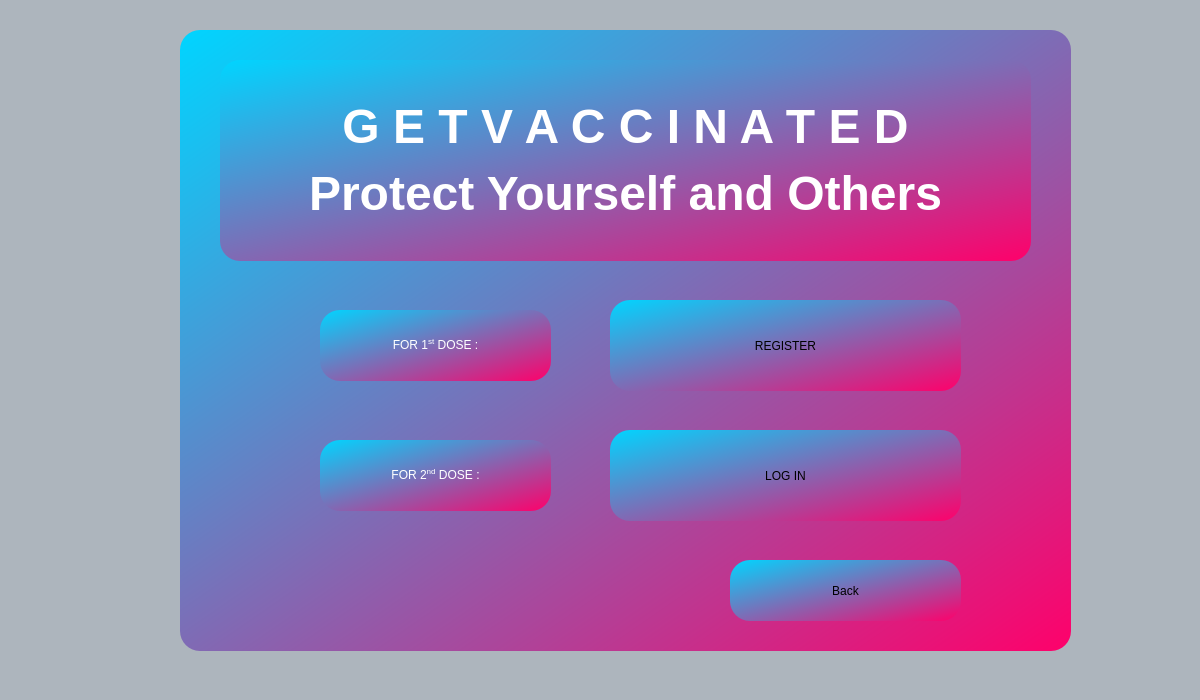
<?xml version="1.0" encoding="UTF-8"?>
<ui version="4.0">
 <class>Vaccine_Login</class>
 <widget class="QDialog" name="Vaccine_Login">
  <property name="geometry">
   <rect>
    <x>0</x>
    <y>0</y>
    <width>1200</width>
    <height>700</height>
   </rect>
  </property>
  <property name="windowTitle">
   <string>Dialog</string>
  </property>
  <property name="styleSheet">
   <string notr="true">background-color: rgb(173, 181, 189);</string>
  </property>
  <widget class="QGroupBox" name="groupBox">
   <property name="geometry">
    <rect>
     <x>180</x>
     <y>30</y>
     <width>891</width>
     <height>621</height>
    </rect>
   </property>
   <property name="styleSheet">
    <string notr="true">background-color: qlineargradient(spread:reflect, x1:0, y1:0, x2:1, y2:1, stop:0 rgba(0, 213, 255, 255), stop:1 rgba(255, 0, 106, 255));
border-radius: 20px;</string>
   </property>
   <property name="title">
    <string/>
   </property>
   <widget class="QLabel" name="label">
    <property name="geometry">
     <rect>
      <x>40</x>
      <y>30</y>
      <width>811</width>
      <height>201</height>
     </rect>
    </property>
    <property name="font">
     <font>
      <pointsize>36</pointsize>
      <italic>false</italic>
      <bold>true</bold>
      <strikeout>false</strikeout>
     </font>
    </property>
    <property name="layoutDirection">
     <enum>Qt::LeftToRight</enum>
    </property>
    <property name="autoFillBackground">
     <bool>false</bool>
    </property>
    <property name="styleSheet">
     <string notr="true">font: 600 36pt &quot;Segoe UI&quot;;
color: rgb(255, 255, 255);

</string>
    </property>
    <property name="text">
     <string>&lt;html&gt;&lt;head/&gt;&lt;body&gt;&lt;p&gt;G E T V A C C I N A T E D&lt;/p&gt;&lt;p&gt;Protect Yourself and Others&lt;/p&gt;&lt;/body&gt;&lt;/html&gt;</string>
    </property>
    <property name="alignment">
     <set>Qt::AlignCenter</set>
    </property>
   </widget>
   <widget class="QPushButton" name="pushButton_login">
    <property name="geometry">
     <rect>
      <x>430</x>
      <y>400</y>
      <width>351</width>
      <height>91</height>
     </rect>
    </property>
    <property name="cursor">
     <cursorShape>PointingHandCursor</cursorShape>
    </property>
    <property name="mouseTracking">
     <bool>false</bool>
    </property>
    <property name="styleSheet">
     <string notr="true"/>
    </property>
    <property name="text">
     <string>LOG IN</string>
    </property>
   </widget>
   <widget class="QPushButton" name="pushButton_register">
    <property name="geometry">
     <rect>
      <x>430</x>
      <y>270</y>
      <width>351</width>
      <height>91</height>
     </rect>
    </property>
    <property name="cursor">
     <cursorShape>PointingHandCursor</cursorShape>
    </property>
    <property name="mouseTracking">
     <bool>false</bool>
    </property>
    <property name="styleSheet">
     <string notr="true"/>
    </property>
    <property name="text">
     <string>REGISTER</string>
    </property>
   </widget>
   <widget class="QPushButton" name="pushButton_back">
    <property name="geometry">
     <rect>
      <x>550</x>
      <y>530</y>
      <width>231</width>
      <height>61</height>
     </rect>
    </property>
    <property name="cursor">
     <cursorShape>PointingHandCursor</cursorShape>
    </property>
    <property name="mouseTracking">
     <bool>false</bool>
    </property>
    <property name="styleSheet">
     <string notr="true"/>
    </property>
    <property name="text">
     <string>Back</string>
    </property>
   </widget>
   <widget class="QLabel" name="label_2">
    <property name="geometry">
     <rect>
      <x>140</x>
      <y>280</y>
      <width>231</width>
      <height>71</height>
     </rect>
    </property>
    <property name="styleSheet">
     <string notr="true">font: 26pt &quot;Segoe UI&quot;;
color: rgb(255, 255, 255);</string>
    </property>
    <property name="text">
     <string>&lt;html&gt;&lt;head/&gt;&lt;body&gt;&lt;p&gt;FOR 1&lt;span style=&quot; vertical-align:super;&quot;&gt;st&lt;/span&gt; DOSE :&lt;/p&gt;&lt;/body&gt;&lt;/html&gt;</string>
    </property>
    <property name="alignment">
     <set>Qt::AlignCenter</set>
    </property>
   </widget>
   <widget class="QLabel" name="label_3">
    <property name="geometry">
     <rect>
      <x>140</x>
      <y>410</y>
      <width>231</width>
      <height>71</height>
     </rect>
    </property>
    <property name="styleSheet">
     <string notr="true">font: 26pt &quot;Segoe UI&quot;;
color: rgb(255, 255, 255);</string>
    </property>
    <property name="text">
     <string>&lt;html&gt;&lt;head/&gt;&lt;body&gt;&lt;p&gt;FOR 2&lt;span style=&quot; vertical-align:super;&quot;&gt;nd&lt;/span&gt; DOSE :&lt;/p&gt;&lt;/body&gt;&lt;/html&gt;</string>
    </property>
    <property name="alignment">
     <set>Qt::AlignCenter</set>
    </property>
   </widget>
  </widget>
 </widget>
 <resources/>
 <connections/>
</ui>
